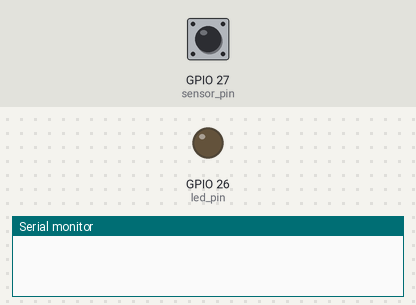
Bench run of a sketch on a simulated ESP32. On the bench: output pins drawn as LEDs (lit = HIGH), the last lines printed to the serial monitor. The test bench sets the inputs (shaded band); at power-on: GPIO 27 (sensor_pin) HIGH.

Above: at 1.2 s.
1.3 s: GPIO 27 (sensor_pin) pulsed LOW 2 times (0.12 s each, 0.3 s apart)
At 2.4 s:
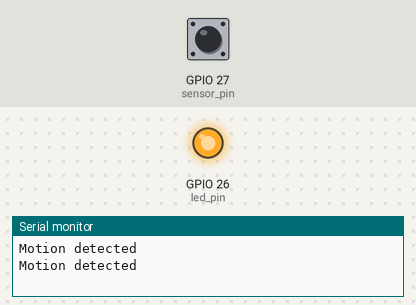
Timing chart, 0 to 13.2 s (numbered marks = the images above; inputs shaded):
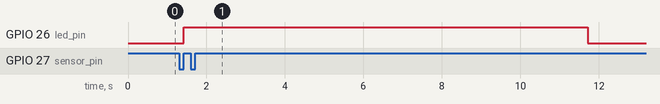

The sketch:

ESP32-PIR.ino
```cpp
const int led_pin = 26;
const int sensor_pin = 27;

const long interval = 10000;
unsigned long current_time = millis();
unsigned long last_trigger = 0;
boolean timer_on = false;
//interrupt to handle the motion detection at PIR
void IRAM_ATTR movement_detection() {
  Serial.println("Motion detected");
  digitalWrite(led_pin, HIGH);
  timer_on = true;
  last_trigger = millis();
}

void setup() {

  Serial.begin(115200);

  pinMode(sensor_pin, INPUT_PULLUP);
  attachInterrupt(digitalPinToInterrupt(sensor_pin), movement_detection, RISING);
  pinMode(led_pin, OUTPUT);
  digitalWrite(led_pin, LOW);
}

void loop() {

  current_time = millis();
  if(timer_on && (current_time - last_trigger > interval)) {
    Serial.println("Motion stopped");
    digitalWrite(led_pin, LOW);
    timer_on = false;
  }
}
```

Measured:
- after the input at 1.3 s, GPIO 26 (led_pin): LOW → HIGH after 0.12 s, → LOW 10.3 s later
